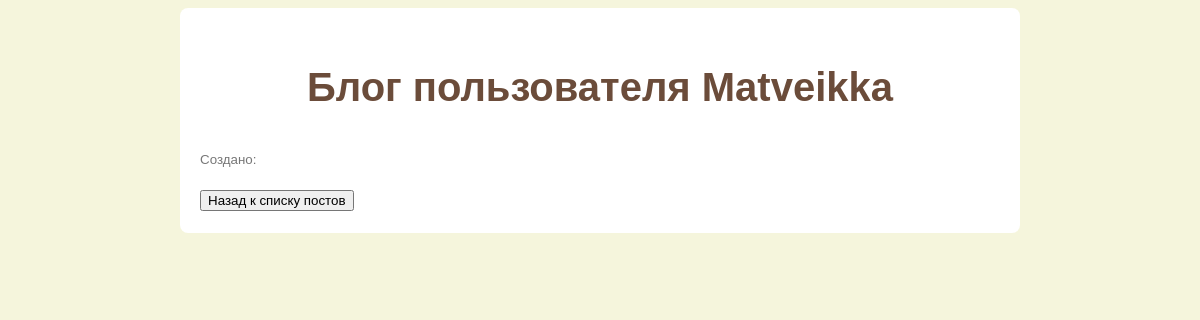
The app's page /posts/тибетский-мастиф-история-породы-1, older data.
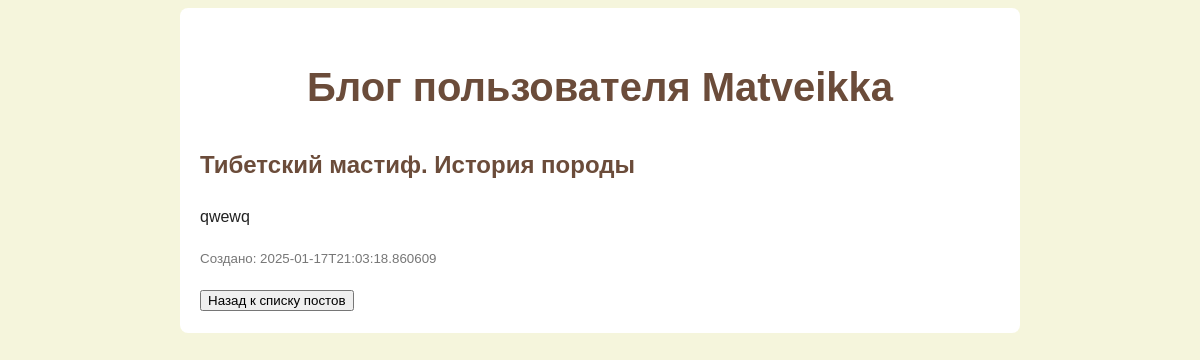
The same page, newer data.
### tables this page shows
CREATE TABLE posts (id INTEGER PRIMARY KEY AUTOINCREMENT, title TEXT NOT NULL, rezume TEXT NOT NULL, info TEXT NOT NULL, created_at DATETIME DEFAULT CURRENT_TIMESTAMP, slug TEXT UNIQUE NOT NULL);

### Diplom_Flask/app.py (the view)
@app.route('/posts/<slug>', strict_slashes=False)
def get_post(slug):
    conn = get_db_connection()
    post = conn.execute('SELECT * FROM posts WHERE slug = ?', (slug,)).fetchone()
    conn.close()
    is_superuser = current_user.is_superuser if current_user.is_authenticated else False
    return render_template('details.html', post=post, is_superuser=is_superuser)

### Diplom_Flask/app.py (called while the page is built)
@app.before_request
def before_first_request():
    global first_request
    if first_request:
        init_db()
        init_superuser()
        first_request = False

def get_db_connection():
    conn = sqlite3.connect('database.db')
    conn.row_factory = sqlite3.Row
    return conn

### Diplom_Flask/templates/details.html (shortened to what this page needs)
{% extends "base.html" %}
{% set show_header = True %}
{% block content %}
    <h2>{{ post['title'] }}</h2>
    <p>{{ post['info'] }}</p>
    <p><small>Создано: {{ post['created_at'] }}</small></p>
    <a href="{{ url_for('all_posts') }}"><button>Назад к списку постов</button></a><br>
{% endblock %}

Row changes from the older to the newer data that the page shows:
added posts: title "Тибетский мастиф. История породы", info "qwewq", created_at "2025-01-17T21:03:18.860609"
